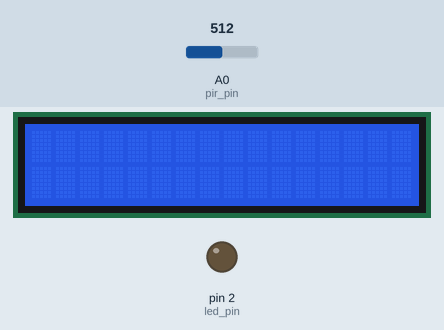
The sketch below on a simulated Arduino Uno, built with avr-gcc and run on an emulated ATmega328P. Parts: 16×2 character LCD, output pins drawn as LEDs (lit = HIGH). The inputs (shaded band) are chosen by the test bench; at power-on: A0 (pir_pin) = 512.

Above: at 1.2 s.
1.3 s: A0 (pir_pin) set to 528
At 2.48 s:
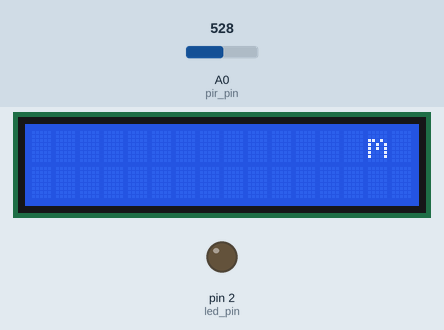
At 2.93 s:
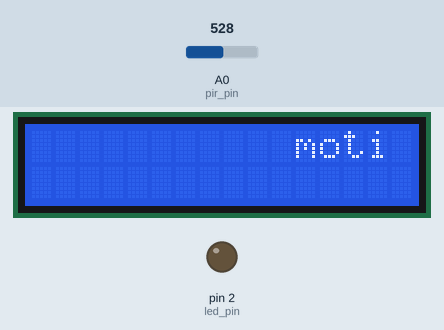
5.7 s: A0 (pir_pin) set to 716
At 5.79 s:
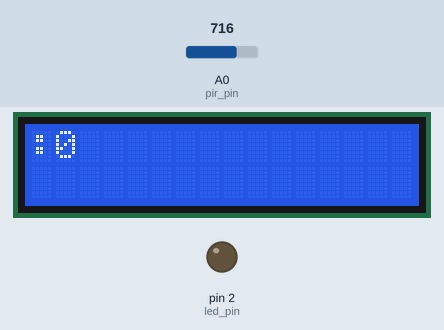
Timing chart, 0 to 14.4 s (numbered marks = the images above; inputs shaded):
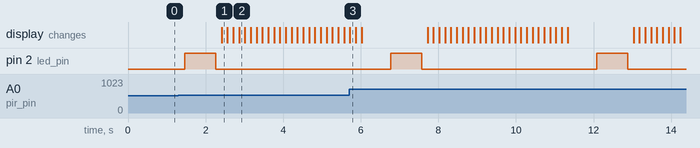

The sketch:

security_alarm.ino
```cpp
#include <LiquidCrystal.h>// include the library code
/**********************************************************/
char array1[]=" motion >:0               ";  //the string to print on the LCD
// char array2[]="hello, world!             ";  //the string to print on the LCD
int tim = 150;  //the value of delay time
// initialize the library with the numbers of the interface pins
LiquidCrystal lcd(4, 6, 10, 11, 12, 13);
/*********************************************************/

#define pir_pin A0
#define led_pin 2

void setup()
{
  lcd.begin(16, 2);  // set up the LCD's number of columns and rows:
  Serial.begin(9600);
  pinMode(led_pin, OUTPUT);
  pinMode(pir_pin, INPUT);
}
/*********************************************************/
void loop()
{
  int val = analogRead(pir_pin);
  if (val > 512){
    digitalWrite(led_pin, HIGH);
    delay(800);
    digitalWrite(led_pin, LOW);
    lcd.setCursor(15,0);  // set the cursor to column 15, line 0
    for ( int positionCounter1 = 0; positionCounter1 < 26; positionCounter1++)
    {
      lcd.scrollDisplayLeft();  //Scrolls the contents of the display one space to the left.
      lcd.print(array1[positionCounter1]);  // Print a message to the LCD.
      delay(tim);  //wait for 250 ms
    }
    lcd.clear();  //Clears the LCD screen and positions the cursor in the upper-left corner.
    delay(100);

    // if (state == LOW){
    //   Serial.println("motion detected");
    //   state = HIGH;
    // }
  }
  else{
    digitalWrite(led_pin, LOW);
    delay(200);
    // if (state == HIGH){
    //   Serial.println("motion stopped");
    //   state = LOW;
    // }
  }
  delay(500);
    // lcd.setCursor(15,1);  // set the cursor to column 15, line 1
    // for (int positionCounter2 = 0; positionCounter2 < 26; positionCounter2++)
    // {
    //   lcd.scrollDisplayLeft();  //Scrolls the contents of the display one space to the left.
    //   lcd.print(array2[positionCounter2]);  // Print a message to the LCD.
    //   delay(tim);  //wait for 250 ms
    // }
    // lcd.clear();  //Clears the LCD screen and positions the cursor in the upper-left corner.
}
```

Measured:
- the behaviour switches between 512 and 513 on A0 (pir_pin) (found by bisection; images 0 and 1)
- after the input at 1.3 s, pin 2 (led_pin): LOW → HIGH after 0.16 s, → LOW 0.80 s later; the display: changes after 1.1 s (image 1)
